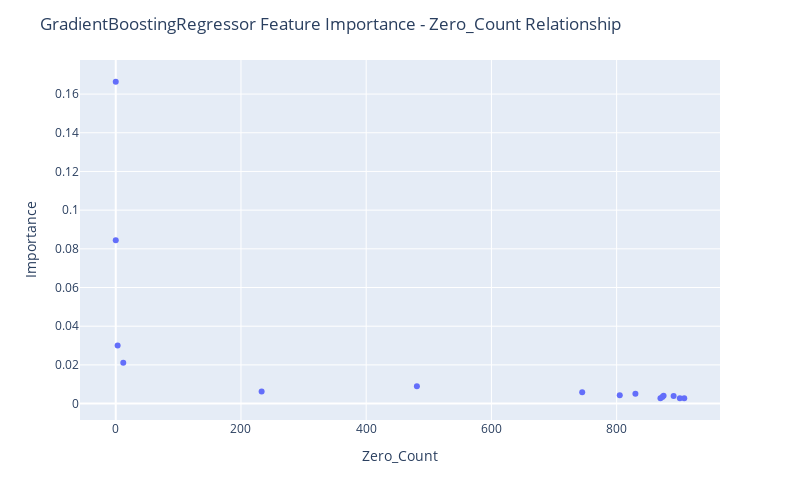

The code cell stored with this chart in its notebook:
### Code cell
fig = px.scatter(df_merged[~df_merged["Feature Name"].str.contains("Output")], x="Zero_Count", y="Importance",
                hover_data=["Feature Name"])

fig.update_layout(
    autosize=False,
    width=800,
    height=500,
    title_text=f"GradientBoostingRegressor Feature Importance - Zero_Count Relationship",
)

fig.show()

### Figure 1 — Plotly figure (JSON) as saved in the notebook; plotly's stock layout.template omitted (floating-point values rounded to 4 significant figures)
{"data": [{"customdata": [["Input 14"], ["Input 11"], ["Input 12"], ["Input 08"], ["Input 02"], ["Input 01"], ["Input 09"], ["Input 05"], ["Input 10"], ["Input 03"], ["Input 07"], ["Input 15"], ["Input 13"], ["Input 04"], ["Input 06"]], "hovertemplate": "Zero_Count=%{x}<br>Importance=%{y}<br>Feature Name=%{customdata[0]}<extra></extra>", "legendgroup": "", "marker": {"color": "#636efa", "symbol": "circle"}, "mode": "markers", "name": "", "orientation": "v", "showlegend": false, "type": "scatter", "x": [0, 0, 3, 12, 481, 233, 745, 830, 805, 875, 891, 873, 901, 870, 908], "xaxis": "x", "y": [0.1664, 0.08447, 0.03003, 0.02105, 0.008956, 0.006284, 0.005892, 0.005028, 0.004359, 0.004045, 0.00392, 0.003415, 0.002807, 0.002802, 0.002749], "yaxis": "y"}], "layout": {"autosize": false, "height": 500, "legend": {"tracegroupgap": 0}, "margin": {"t": 60}, "title": {"text": "GradientBoostingRegressor Feature Importance - Zero_Count Relationship"}, "width": 800, "xaxis": {"anchor": "y", "autorange": true, "domain": [0, 1], "range": [-57.1, 965.1], "title": {"text": "Zero_Count"}, "type": "linear"}, "yaxis": {"anchor": "x", "autorange": true, "domain": [0, 1], "range": [-0.008496, 0.1776], "title": {"text": "Importance"}, "type": "linear"}}}
